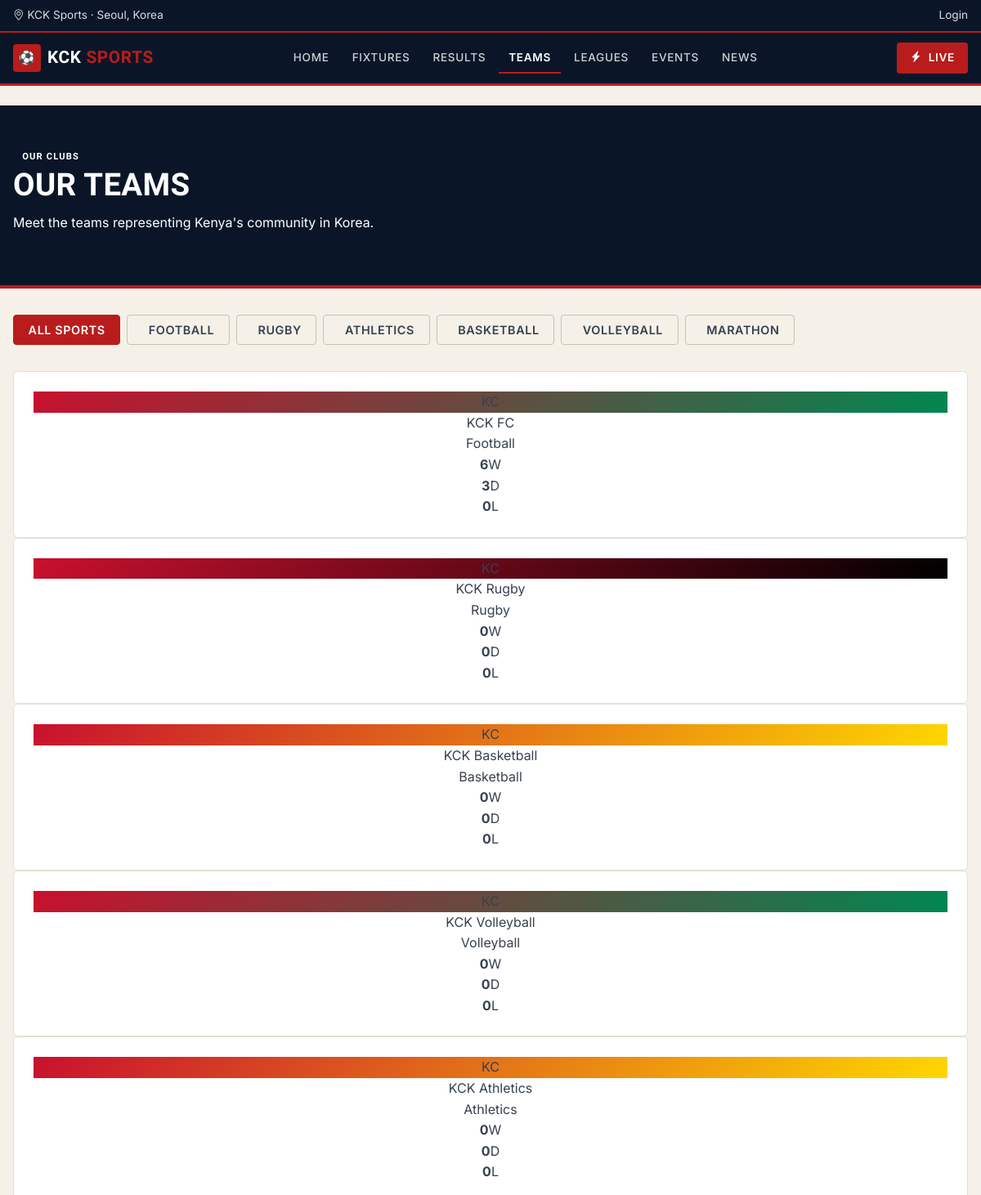
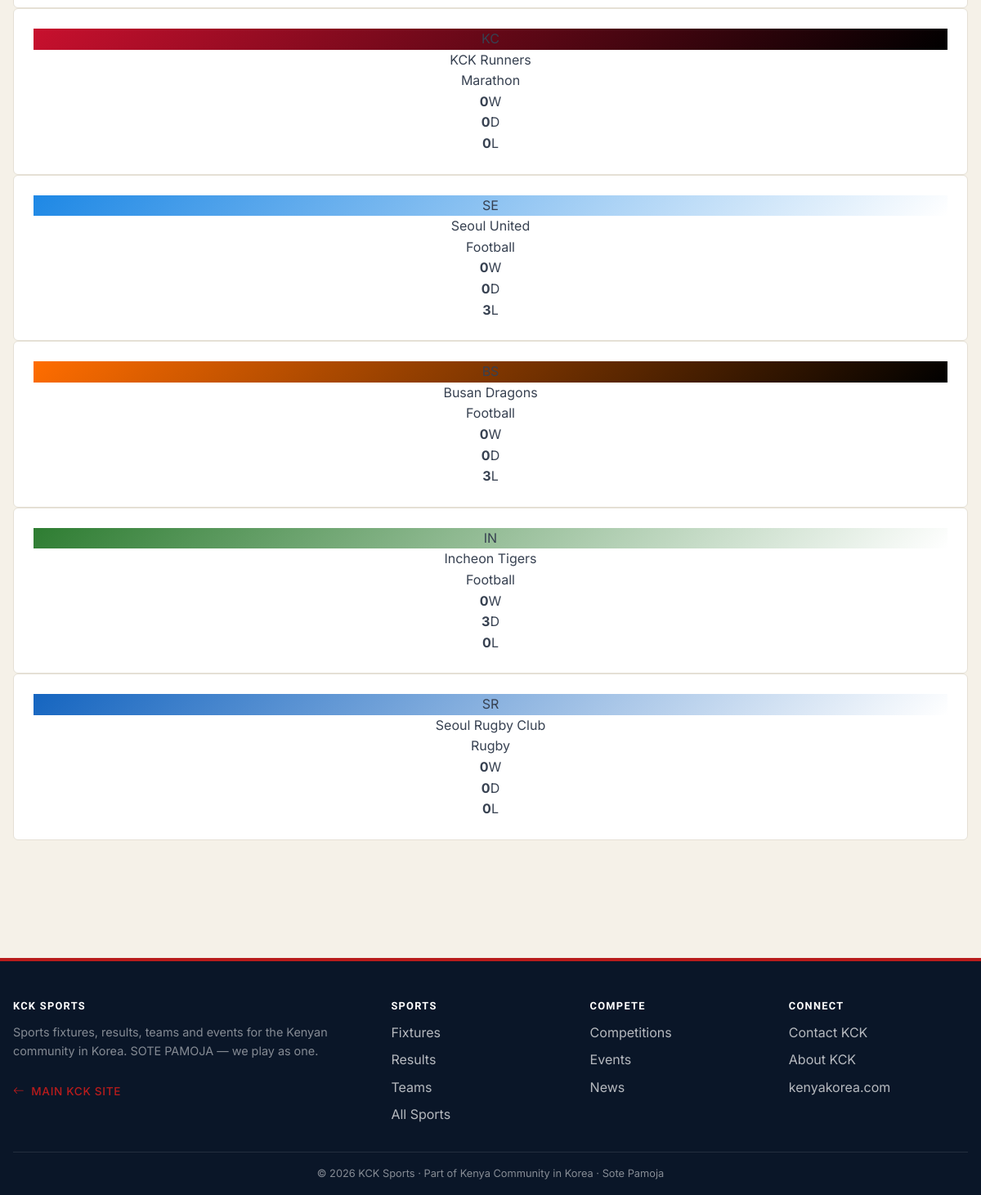
The page /sports/teams/ on the database its author committed (2 pictures, top to bottom).
### sports/models.py (models this page shows, shortened)
class Sport(models.Model):
    name = models.CharField(max_length=100)
    slug = models.SlugField(unique=True, max_length=120, blank=True)
    category = models.CharField(max_length=30, choices=SPORT_CATEGORY_CHOICES, default='football')
    description = models.TextField(blank=True)
    icon = models.CharField(max_length=10, blank=True, default='⚽')
    cover_image = models.ImageField(upload_to='sports/covers/', blank=True, null=True)
    active = models.BooleanField(default=True)
    sort_order = models.IntegerField(default=0)
    created_at = models.DateTimeField(auto_now_add=True)
    class Meta:
        ordering = ['sort_order', 'name']

class Team(models.Model):
    name = models.CharField(max_length=255)
    slug = models.SlugField(unique=True, max_length=255, blank=True)
    sport = models.ForeignKey(Sport, on_delete=models.CASCADE, related_name='teams')
    short_name = models.CharField(max_length=20, blank=True)
    logo = models.ImageField(upload_to='sports/teams/', blank=True, null=True)
    color_primary = models.CharField(max_length=20, default='#00A651')
    color_secondary = models.CharField(max_length=20, default='#000000')
    founded = models.DateField(null=True, blank=True)
    captain = models.ForeignKey(settings.AUTH_USER_MODEL, on_delete=models.SET_NULL,
        null=True, blank=True, related_name='teams_captained')
    home_venue = models.CharField(max_length=255, blank=True)
    description = models.TextField(blank=True)
    active = models.BooleanField(default=True)
    created_at = models.DateTimeField(auto_now_add=True)
    class Meta:
        ordering = ['sport', 'name']
    @property
    def wins(self):
        return (Fixture.objects.filter(home_team=self, status='completed',
                                       home_score__gt=models.F('away_score')).count()
                + Fixture.objects.filter(away_team=self, status='completed',
                                         away_score__gt=models.F('home_score')).count())
    @property
    def losses(self):
        return (Fixture.objects.filter(home_team=self, status='completed',
                                       home_score__lt=models.F('away_score')).count()
                + Fixture.objects.filter(away_team=self, status='completed',
                                         away_score__lt=models.F('home_score')).count())
    @property
    def draws(self):
        return Fixture.objects.filter(
            models.Q(home_team=self) | models.Q(away_team=self),
            status='completed', home_score=models.F('away_score')).count()

### sports/views.py (the view)
# urls.py: path('teams/', views.team_list, name='team_list'),
def team_list(request):
    sport_slug = request.GET.get('sport')
    qs = Team.objects.filter(active=True).select_related('sport').annotate(
        player_count=Count('players', filter=Q(players__is_active=True))
    )
    if sport_slug:
        qs = qs.filter(sport__slug=sport_slug)
    return render(request, 'sports/team_list.html', {
        'teams': qs, 'sports': Sport.objects.filter(active=True), 'sport_slug': sport_slug,
    })

### core/context_processors.py (called while the page is built)
def site_context(request):
    now = timezone.now()
    active_announcements = Announcement.objects.filter(
        active=True, starts_at__lte=now, ends_at__gte=now
    )
    ss = SiteSettings.load()
    return {
        'site_settings': ss,
        'SITE_NAME': ss.site_name or settings.SITE_NAME,
        'SITE_SHORT_NAME': ss.site_short_name or settings.SITE_SHORT_NAME,
        'SITE_EMAIL': ss.email or settings.SITE_EMAIL,
        'SITE_PHONE': ss.phone or settings.SITE_PHONE,
        'SITE_ADDRESS': ss.address or getattr(settings, 'SITE_ADDRESS', 'Seoul, South Korea'),
        'SITE_TAGLINE': ss.tagline,
        'SLOGAN': ss.slogan or 'SOTE PAMOJA',
        'SLOGAN_TRANSLATION': ss.slogan_translation or 'All Together',
        'SLOGAN_DESCRIPTION': ss.slogan_description or 'the spirit of our community',
        'active_announcements': active_announcements,
    }

### core/models.py (called while the page is built)
    @classmethod
    def load(cls):
        obj, _ = cls.objects.get_or_create(pk=1)
        return obj

### leaders/permissions.py (called while the page is built, shortened)
def user_has_perm(user, flag):
    if not user or not user.is_authenticated:
        return False

### memberships/context_processors.py (called while the page is built)
def membership_context(request):
    user = getattr(request, 'user', None)
    return {
        'active_membership': user_active_membership(user) if user else None,
        'is_member': bool(user_active_membership(user)) if user and user.is_authenticated else False,
        'is_treasurer_user': is_treasurer(user) if user else False,
        'is_oversight_user': is_president_or_secretary(user) if user else False,
    }

### memberships/utils.py (called while the page is built)
def is_treasurer(user):
    from leaders.permissions import user_has_perm
    return user_has_perm(user, 'can_manage_memberships')

def is_president_or_secretary(user):
    from leaders.permissions import user_has_perm
    return user_has_perm(user, 'can_view_audit_log')

def user_active_membership(user):
    if not user or not user.is_authenticated:
        return None
    from .models import Membership
    today = timezone.now().date()
    return (Membership.objects.filter(
                user=user, status=Membership.STATUS_ACTIVE, period_end__gte=today)
            .select_related('tier').first())

### templates/sports/team_list.html (shortened to what this page needs)
{% extends 'sports/sports_base.html' %}
{% load static %}
{% block content %}
<section class="sp-hero" style="padding:3rem 0;">
    <div class="container-sp">
        <div class="sp-eyebrow">OUR CLUBS</div>
        <h1>OUR <span class="hl">TEAMS</span></h1>
        <p class="tagline">Meet the teams representing Kenya's community in Korea.</p>
    </div>
</section>
<section class="section-sp">
    <div class="container-sp">
        {% if sports %}
        <div style="display:flex;gap:0.5rem;flex-wrap:wrap;margin-bottom:2rem;">
            <a href="{% url 'sports:team_list' %}" class="sp-btn {% if not selected_sport %}sp-btn-primary{% else %}sp-btn-ghost{% endif %}">All Sports</a>
            {% for sport in sports %}
                <a href="?sport={{ sport.slug }}" class="sp-btn {% if selected_sport == sport.slug %}sp-btn-primary{% else %}sp-btn-ghost{% endif %}">
                    {% if sport.icon %}<i class="bi {{ sport.icon }}"></i>{% endif %} {{ sport.name }}
                </a>
            {% endfor %}
        </div>
        {% endif %}
        {% if teams %}
        <div class="grid-3">
            {% for team in teams %}
            <a href="{% url 'sports:team_detail' team.slug %}" style="text-decoration:none;color:inherit;">
                <div class="sp-team-card" style="--team-color: {{ team.color_primary|default:'#00E676' }};">
                    <div class="team-banner" style="background: linear-gradient(135deg, {{ team.color_primary|default:'#00E676' }}, {{ team.color_secondary|default:'#1a2230' }});">
                        {% if team.logo %}
                            <img src="{{ team.logo.url }}" class="team-logo-lg" alt="{{ team.name }}">
                        {% else %}
                            <div class="team-logo-lg">{{ team.short_name|default:team.name|slice:":2"|upper }}</div>
                        {% endif %}
                    </div>
                    <div class="team-body">
                        <div class="team-name">{{ team.name }}</div>
                        <div class="team-sport">{{ team.sport.name }}</div>
                        <div class="team-stats">
                            <div><strong>{{ team.wins|default:0 }}</strong><span>W</span></div>
                            <div><strong>{{ team.draws|default:0 }}</strong><span>D</span></div>
                            <div><strong>{{ team.losses|default:0 }}</strong><span>L</span></div>
                        </div>
                    </div>
                </div>
            </a>
            {% endfor %}
        </div>
        {% else %}
        <div class="sp-empty">
            <div class="icon"><i class="bi bi-people"></i></div>
            <p>No teams registered yet.</p>
        </div>
        {% endif %}
    </div>
</section>
{% endblock %}

### static/css/sports.css (style rules this page uses)
:root { --sp-red: #B91C1C; --sp-red-700: #991818; --sp-red-50: #fdecec; --sp-ink: #0A1628; --sp-ink-700: #152238; --sp-indigo: #1E3A8A; --sp-indigo-50: #eaeff9; --sp-green: var(--sp-red); --sp-green-700: var(--sp-red-700); --sp-green-50: var(--sp-red-50); --sp-body: #374151; --sp-muted: #6B7280; --sp-line: #E5E0D5; --sp-line-2: #C9C2B2; --sp-bg: #ffffff; --sp-bg-2: #F5F1E8; --sp-bg-3: #EBE5D5; --sp-win: #15803d; --sp-loss: var(--sp-red); --sp-draw: var(--sp-muted); --sp-live: var(--sp-red); --sp-1: 0.25rem; --sp-2: 0.5rem; --sp-3: 0.75rem; --sp-4: 1rem; --sp-5: 1.5rem; --sp-6: 2rem; --sp-7: 3rem; --sp-8: 4rem; --sp-font-display: 'Oswald', system-ui, sans-serif; --sp-font-body: 'Inter', system-ui, sans-serif; --sp-r: 0.375rem; --sp-r-sm: 0.25rem; --sp-shadow: 0 1px 2px rgba(10,22,40,0.05), 0 1px 3px rgba(10,22,40,0.07); --sp-shadow-md: 0 4px 8px rgba(10,22,40,0.07), 0 2px 4px rgba(10,22,40,0.05); --sp-dur: 150ms; --sp-ease: cubic-bezier(0.4, 0, 0.2, 1); }
*, *::before, *::after { box-sizing: border-box; }
html { -webkit-text-size-adjust: 100%; }
body { margin: 0; font-family: var(--sp-font-body); font-size: 1rem; line-height: 1.6; color: var(--sp-body); background: var(--sp-bg-2); -webkit-font-smoothing: antialiased; }
a { color: var(--sp-red); text-decoration: none; transition: color var(--sp-dur) var(--sp-ease); }
h1, h2, h3, h4, h5, h6 { font-family: var(--sp-font-display); color: var(--sp-ink); font-weight: 600; line-height: 1.15; letter-spacing: -0.01em; margin: 0 0 var(--sp-3); }
h1 { font-size: clamp(1.75rem, 3.5vw, 2.4rem); font-weight: 700; text-transform: uppercase; letter-spacing: 0.01em; }
p { margin: 0 0 var(--sp-4); }
.container-sp { width: 100%; max-width: 1200px; margin: 0 auto; padding-left: var(--sp-4); padding-right: var(--sp-4); }
section { padding: var(--sp-6) 0; }
.sp-btn, .btn-sp { display: inline-flex; align-items: center; justify-content: center; gap: var(--sp-2); padding: 0.55rem 1.1rem; font-weight: 600; font-size: 0.9rem; font-family: inherit; border: 1px solid transparent; border-radius: var(--sp-r-sm); text-decoration: none; cursor: pointer; text-transform: uppercase; letter-spacing: 0.04em; transition: background var(--sp-dur) var(--sp-ease), color var(--sp-dur) var(--sp-ease), border-color var(--sp-dur) var(--sp-ease); line-height: 1.2; white-space: nowrap; }
.sp-btn-primary, .btn-sp-primary { background: var(--sp-red); color: #fff; border-color: var(--sp-red); }
.sp-btn-ghost, .btn-sp-ghost { background: transparent; color: var(--sp-body); border-color: var(--sp-line-2); }
.sp-hero { background: var(--sp-ink); color: #fff; padding: var(--sp-7) 0 var(--sp-6); border-bottom: 4px solid var(--sp-red); position: relative; }
.sp-hero h1 { color: #fff; margin-bottom: var(--sp-3); }
.sp-eyebrow, .sp-category { display: inline-block; padding: 0.2rem 0.7rem; background: var(--sp-ink); color: #fff; border: 0; border-radius: var(--sp-r-sm); font-family: var(--sp-font-display); font-size: 0.7rem; font-weight: 700; letter-spacing: 0.1em; text-transform: uppercase; }
.sp-team-card { background: var(--sp-bg); border: 1px solid var(--sp-line); border-radius: var(--sp-r); padding: var(--sp-5); text-align: center; transition: transform var(--sp-dur) var(--sp-ease), box-shadow var(--sp-dur) var(--sp-ease), border-color var(--sp-dur) var(--sp-ease); position: relative; overflow: hidden; }
.sp-team-card::before { content: ''; position: absolute; top: 0; left: 0; right: 0; height: 3px; background: var(--sp-red); transform: scaleX(0); transform-origin: left; transition: transform var(--sp-dur) var(--sp-ease); }

### rows shown on the page
Sport: name "FOOTBALL"
Sport: name "RUGBY"
Sport: name "ATHLETICS"
Sport: name "BASKETBALL"
Sport: name "VOLLEYBALL"
Sport: name "MARATHON"
Team: name "KCK FC", sport.name "Football", wins "6", draws "3", losses "0"
Team: short_name "KC", name "KCK Rugby", sport.name "Rugby", wins "0", draws "0", losses "0"
Team: short_name "KC", name "KCK Basketball", sport.name "Basketball", wins "0", draws "0", losses "0"
Team: name "KCK Volleyball", sport.name "Volleyball", wins "0", draws "0", losses "0"
Team: short_name "KC", name "KCK Athletics", sport.name "Athletics", wins "0", draws "0", losses "0"
Team: short_name "KC", name "KCK Runners", sport.name "Marathon", wins "0", draws "0", losses "0"
Team: short_name "SE", name "Seoul United", sport.name "Football", wins "0", draws "0", losses "3"
Team: name "Busan Dragons", sport.name "Football", wins "0", draws "0", losses "3"
Team: short_name "IN", name "Incheon Tigers", sport.name "Football", wins "0", draws "3", losses "0"
Team: short_name "SR", name "Seoul Rugby Club", sport.name "Rugby", wins "0", draws "0", losses "0"
